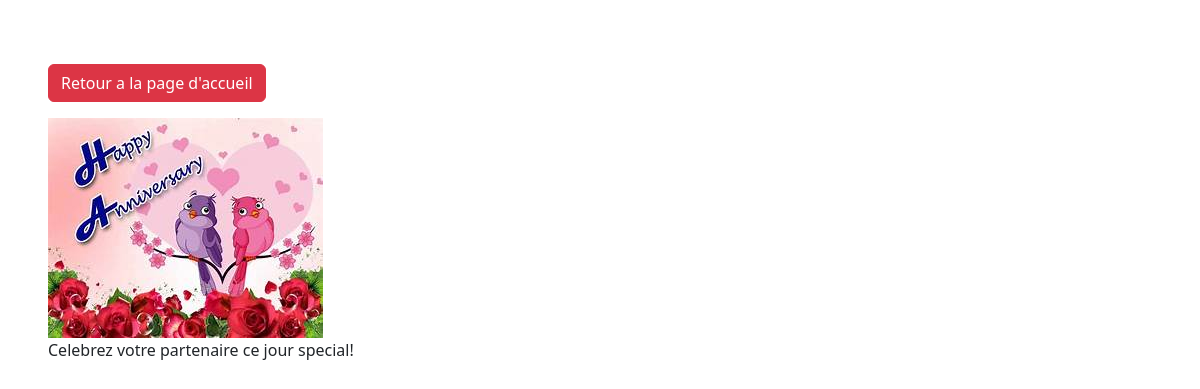
/photo/12/, run on an earlier commit of the app's database.
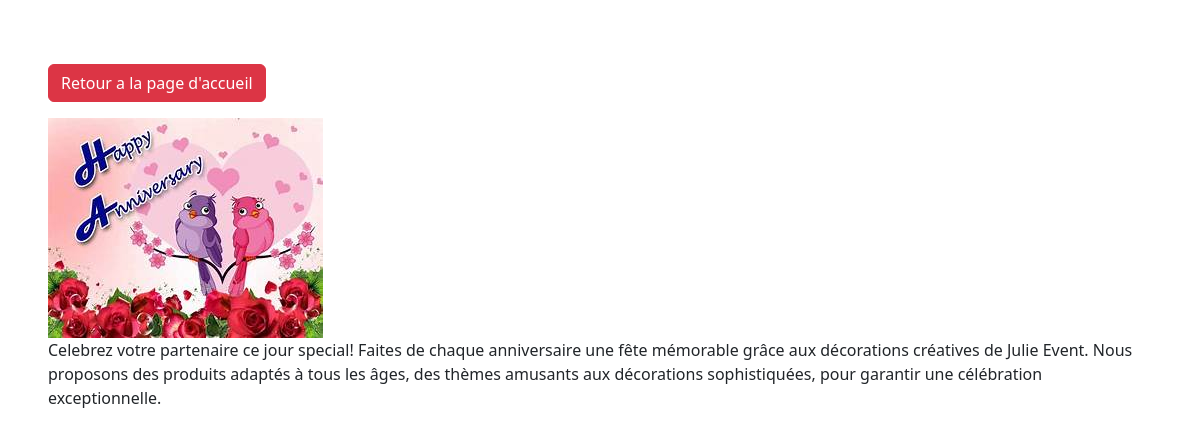
And on a later commit of the database.
### pictures/models.py (models this page shows, shortened)
class Photo(models.Model):
  categories = models.ForeignKey(Categories, on_delete=models.SET_NULL, null=True, blank=True) # this is to set the relationship
  image = models.ImageField(null=False, blank=False)
  desciption = models.TextField()

### pictures/views.py (the view)
# urls.py: path('photo/<str:pk>/', views.photo, name='photo'),
def photo(request, pk):
   photos = Photo.objects.get(id=pk)  # we use 'get' in case we wanna get y url
   context = {'photos':photos}
   return render(request, 'pictures/photo.html', context)

### pictures/templates/pictures/photo.html (shortened to what this page needs)
<!DOCTYPE html>
<html lang="en">
<head>
  <link href="https://cdn.jsdelivr.net/npm/bootstrap@5.3.3/dist/css/bootstrap.min.css" rel="stylesheet">
</head>
<body class="m-5">
  <div class="conteneur">
    <div class="row justify-content-center">
      <div class="col">
        <a class="btn btn-danger my-3" href="{% url 'galery' %}">Retour a la page d'accueil</a>
        <div style="height: 90vh;">
          <img  style="max-width: 100%; max-height: 100%;"    src="{{photos.image.url}}" alt="">
          <p>{{photos.desciption}}</p>
        </div>
      </div>
    </div>
  </div>
</body>
</html>

What changed in the data, as far as the page shows it:
changed Photo: desciption "Celebrez votre partenaire ce jour special!" → "…partenaire ce jour special! Faites de chaque anniversaire une fête mémorable grâce aux décorations créatives de Julie Event. Nous proposons des produits adaptés à tous les âges, des thèmes amusants aux décorations sophistiquées, pour garantir une célébration exceptionnelle."
